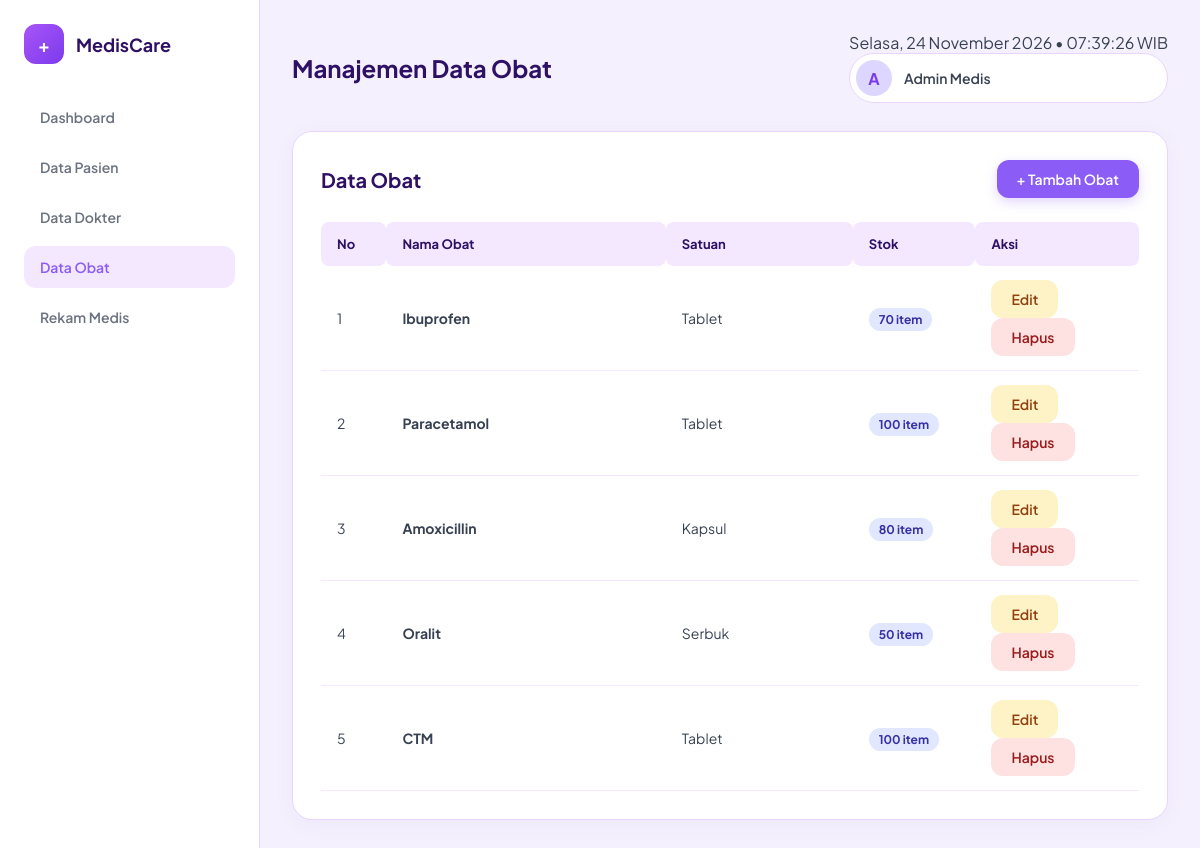
/obat.php, run on the app's committed database.
### tables this page shows
CREATE TABLE `obat` (
  `id_obat` int(11) NOT NULL,
  `nama_obat` varchar(100) NOT NULL,
  `satuan` varchar(30) NOT NULL,
  `stok` int(11) NOT NULL
);

### obat.php (the view, shortened to what this page needs)
<?php
include 'koneksi.php';
$query = mysqli_query($koneksi, "SELECT * FROM obat");
?>
<!DOCTYPE html>
<html lang="id">
<head>
    <link rel="stylesheet" href="style.css?v=10">
</head>
<body>
    <div class="sidebar">
        <div class="brand">
            <div class="brand-icon">+</div>
            <h2>MedisCare</h2>
        </div>
        <ul class="nav-menu">
            <li><a href="index.php">Dashboard</a></li>
            <li><a href="pasien.php">Data Pasien</a></li>
            <li><a href="dokter.php">Data Dokter</a></li>
            <li><a href="obat.php" class="active">Data Obat</a></li>
            <li><a href="rekam_medis.php">Rekam Medis</a></li>
        </ul>
    </div>
    <div class="main-content">
        <div class="top-bar">
            <h1>Manajemen Data Obat</h1>
            <div class="top-right-group">
                <div class="datetime-badge">
                    <span id="tanggal-live">Memuat tanggal...</span>
                    <span>•</span>
                    <span id="jam-live">00:00:00</span>
                </div>
                <div class="user-profile">
                    <div class="avatar">A</div>
                    <span style="font-weight: 600; font-size: 14px;">Admin Medis</span>
                </div>
            </div>
        </div>
        <div class="container">
            <div class="header-title">
                <h3>Data Obat</h3>
                <a href="tambah_obat.php" class="btn btn-primary">+ Tambah Obat</a>
            </div>
            <table>
                <thead>
                    <tr>
                        <th width="8%">No</th>
                        <th>Nama Obat</th>
                        <th>Satuan</th>
                        <th width="15%">Stok</th>
                        <th width="20%">Aksi</th>
                    </tr>
                </thead>
                <tbody>
                    <?php
                    $no = 1;
                    if(mysqli_num_rows($query) > 0){
                        while($d = mysqli_fetch_array($query)){
                    ?>
                    <tr>
                        <td><?= $no++; ?></td>
                        <td><strong><?= $d['nama_obat']; ?></strong></td>
                        <td><?= $d['satuan']; ?></td>
                        <td><span class="badge badge-purple"><?= $d['stok']; ?> item</span></td>
                        <td>
                            <a href="edit_obat.php?id=<?= $d['id_obat']; ?>" class="btn btn-warning">Edit</a>
                            <a href="javascript:void(0)" onclick="konfirmasiHapus('hapus_obat.php?id=<?= $d['id_obat']; ?>')" class="btn btn-danger">Hapus</a>
                        </td>
                    </tr>
                    <?php
                        }
                    } ?>
                </tbody>
            </table>
        </div>
    </div>
</body>
</html>

### style.css (style rules this page uses)
:root { --bg-main: #F4F0FD; --sidebar-bg: #FFFFFF; --card-bg: #FFFFFF; --primary: #8B5CF6; --primary-hover: #7C3AED; --primary-light: #F3E8FF; --text-dark: #2E1065; --text-muted: #6B7280; --border-color: #E9D5FF; --danger-bg: #FEE2E2; --danger-text: #991B1B; --warning-bg: #FEF3C7; --warning-text: #92400E; }
* { box-sizing: border-box; font-family: 'Plus Jakarta Sans', sans-serif !important; margin: 0; padding: 0; }
body { background-color: var(--bg-main); color: #374151; display: flex; min-height: 100vh; }
.sidebar { width: 260px; background: var(--sidebar-bg); border-right: 1px solid var(--border-color); padding: 24px; display: flex; flex-direction: column; }
.brand { display: flex; align-items: center; gap: 12px; margin-bottom: 32px; }
.brand-icon { width: 40px; height: 40px; background: linear-gradient(135deg, #A855F7, #7C3AED); color: white; border-radius: 12px; display: flex; align-items: center; justify-content: center; font-weight: 700; font-size: 18px; }
.brand h2 { font-size: 18px; font-weight: 700; color: var(--text-dark); }
.nav-menu { display: flex; flex-direction: column; gap: 8px; list-style: none; }
.nav-menu a { display: flex; align-items: center; gap: 12px; padding: 12px 16px; color: var(--text-muted); text-decoration: none; font-weight: 600; font-size: 14px; border-radius: 12px; transition: all 0.2s; }
.nav-menu a:hover, .nav-menu a.active { color: var(--primary); background: var(--primary-light); }
.main-content { flex: 1; padding: 32px; overflow-y: auto; }
.top-bar { display: flex; justify-content: space-between; align-items: center; margin-bottom: 28px; }
.top-bar h1 { font-size: 24px; font-weight: 700; color: var(--text-dark); }
.user-profile { display: flex; align-items: center; gap: 12px; background: white; padding: 6px 14px 6px 6px; border-radius: 30px; border: 1px solid var(--border-color); }
.avatar { width: 36px; height: 36px; background: #DDD6FE; color: var(--primary-hover); border-radius: 50%; display: flex; align-items: center; justify-content: center; font-weight: 700; }
.container { background: var(--card-bg); padding: 28px; border-radius: 20px; box-shadow: 0 4px 20px rgba(139, 92, 246, 0.05); border: 1px solid var(--border-color); }
.header-title { display: flex; justify-content: space-between; align-items: center; margin-bottom: 24px; }
.header-title h3 { color: var(--text-dark); font-size: 20px; font-weight: 700; }
table { width: 100%; border-collapse: collapse; margin-top: 10px; }
th { background-color: var(--primary-light); color: var(--text-dark); font-weight: 700; font-size: 13px; text-align: left; padding: 14px 16px; border-radius: 8px; }
td { padding: 14px 16px; border-bottom: 1px solid #F3E8FF; font-size: 14px; }
.btn { display: inline-flex; align-items: center; justify-content: center; gap: 6px; padding: 10px 20px; text-decoration: none; border-radius: 12px; font-weight: 600; font-size: 14px; border: none; cursor: pointer; transition: all 0.2s; }
.btn-primary { background-color: var(--primary); color: white; box-shadow: 0 4px 12px rgba(139, 92, 246, 0.25); }
.btn-warning { background-color: var(--warning-bg); color: var(--warning-text); }
.btn-danger { background-color: var(--danger-bg); color: var(--danger-text); }
.badge { padding: 4px 10px; border-radius: 20px; font-size: 12px; font-weight: 700; }
.badge-purple { background-color: #E0E7FF; color: #3730A3; }

### data on the page
obat: nama_obat "Ibuprofen", satuan "Tablet", stok "70"
obat: nama_obat "Paracetamol", satuan "Tablet", stok "100"
obat: nama_obat "Amoxicillin", satuan "Kapsul", stok "80"
obat: nama_obat "Oralit", satuan "Serbuk", stok "50"
obat: nama_obat "CTM", satuan "Tablet", stok "100"
